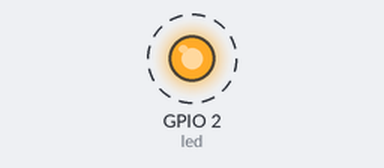
Simulated run of this program. Board: ESP32 board running MicroPython. On the bench: output pins drawn as LEDs (lit = HIGH). Dashed ring = blinking. What the program prints to the serial console is not drawn.

Above: at 0.5 s.
Timing chart, 0 to 4.6 s (numbered marks = the images above):
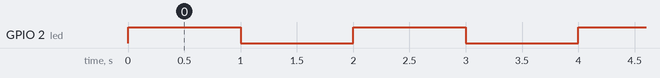

Measured:
- by itself, GPIO 2 (led): alternates HIGH for 1.0 s and LOW for 1.0 s

The program:

main.py
```python
from machine import Pin
from time import sleep

led = Pin(2, Pin.OUT)

while True:
    led.value(1)
    print("ESP32 dang chay Python!")
    sleep(1)
    led.value(0)
    sleep(1)
```
